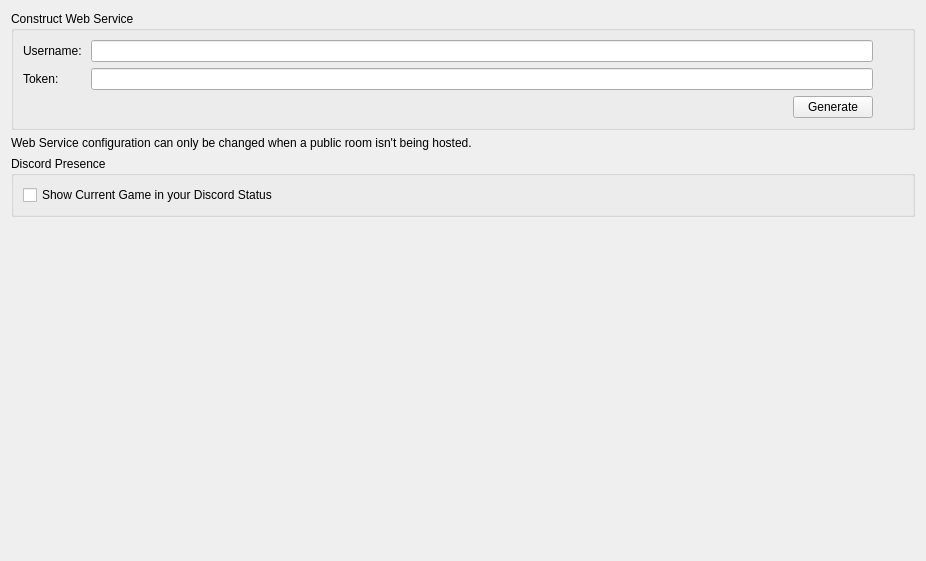
<?xml version="1.0" encoding="UTF-8"?>
<ui version="4.0">
 <class>ConfigureWeb</class>
 <widget class="QWidget" name="ConfigureWeb">
  <property name="geometry">
   <rect>
    <x>0</x>
    <y>0</y>
    <width>926</width>
    <height>561</height>
   </rect>
  </property>
  <property name="windowTitle">
   <string>Form</string>
  </property>
  <property name="accessibleName">
   <string>Web</string>
  </property>
  <layout class="QVBoxLayout" name="verticalLayout">
   <item>
    <layout class="QVBoxLayout" name="verticalLayout_3">
     <item>
      <widget class="QGroupBox" name="groupBoxWebConfig">
       <property name="title">
        <string>Construct Web Service</string>
       </property>
       <layout class="QVBoxLayout" name="verticalLayoutYuzuWebService">
        <item>
         <layout class="QGridLayout" name="gridLayoutYuzuUsername">
          <item row="1" column="0">
           <widget class="QLabel" name="label_token">
            <property name="text">
             <string>Token: </string>
            </property>
           </widget>
          </item>
          <item row="0" column="0">
           <widget class="QLabel" name="label_username">
            <property name="sizePolicy">
             <sizepolicy hsizetype="Fixed" vsizetype="Preferred">
              <horstretch>0</horstretch>
              <verstretch>0</verstretch>
             </sizepolicy>
            </property>
            <property name="text">
             <string>Username: </string>
            </property>
           </widget>
          </item>
          <item row="0" column="1" colspan="4">
           <widget class="QLineEdit" name="edit_username">
            <property name="maxLength">
             <number>20</number>
            </property>
            <property name="echoMode">
             <enum>QLineEdit::EchoMode::Normal</enum>
            </property>
           </widget>
          </item>
          <item row="1" column="5">
           <widget class="QLabel" name="label_token_verified">
            <property name="sizePolicy">
             <sizepolicy hsizetype="Fixed" vsizetype="Preferred">
              <horstretch>0</horstretch>
              <verstretch>0</verstretch>
             </sizepolicy>
            </property>
            <property name="minimumSize">
             <size>
              <width>24</width>
              <height>0</height>
             </size>
            </property>
           </widget>
          </item>
          <item row="1" column="1" colspan="4">
           <widget class="QLineEdit" name="edit_token">
            <property name="inputMethodHints">
             <set>Qt::InputMethodHint::ImhLowercaseOnly</set>
            </property>
            <property name="maxLength">
             <number>80</number>
            </property>
            <property name="echoMode">
             <enum>QLineEdit::EchoMode::Normal</enum>
            </property>
           </widget>
          </item>
          <item row="0" column="5">
           <widget class="QLabel" name="label_username_verified">
            <property name="text">
             <string/>
            </property>
           </widget>
          </item>
          <item row="2" column="4">
           <widget class="QPushButton" name="button_generate">
            <property name="sizePolicy">
             <sizepolicy hsizetype="Fixed" vsizetype="Fixed">
              <horstretch>0</horstretch>
              <verstretch>0</verstretch>
             </sizepolicy>
            </property>
            <property name="text">
             <string>Generate</string>
            </property>
           </widget>
          </item>
          <item row="2" column="1" colspan="3">
           <spacer name="horizontalSpacer">
            <property name="orientation">
             <enum>Qt::Orientation::Horizontal</enum>
            </property>
            <property name="sizeHint" stdset="0">
             <size>
              <width>40</width>
              <height>20</height>
             </size>
            </property>
           </spacer>
          </item>
         </layout>
        </item>
       </layout>
      </widget>
     </item>
     <item>
      <widget class="QLabel" name="label_disable_info">
       <property name="text">
        <string>Web Service configuration can only be changed when a public room isn't being hosted.</string>
       </property>
       <property name="wordWrap">
        <bool>true</bool>
       </property>
      </widget>
     </item>
    </layout>
   </item>
   <item>
    <widget class="QGroupBox" name="discord_group">
     <property name="title">
      <string>Discord Presence</string>
     </property>
     <layout class="QVBoxLayout" name="verticalLayout_21">
      <item>
       <widget class="QCheckBox" name="toggle_discordrpc">
        <property name="text">
         <string>Show Current Game in your Discord Status</string>
        </property>
       </widget>
      </item>
     </layout>
    </widget>
   </item>
   <item>
    <spacer name="verticalSpacer">
     <property name="orientation">
      <enum>Qt::Orientation::Vertical</enum>
     </property>
     <property name="sizeHint" stdset="0">
      <size>
       <width>20</width>
       <height>40</height>
      </size>
     </property>
    </spacer>
   </item>
  </layout>
 </widget>
 <resources/>
 <connections/>
</ui>
